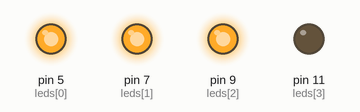
Simulated run of this sketch. Board: Arduino Uno, built with avr-gcc and run on an emulated ATmega328P. On the bench: output pins drawn as LEDs (lit = HIGH). Random numbers use the default seed unless the sketch sets one.

Above: at 0.05 s.
At 4.25 s:
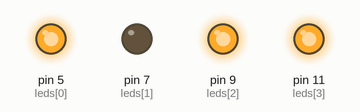
At 9.65 s:
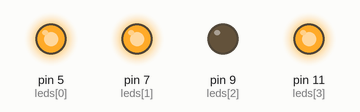
At 19.86 s:
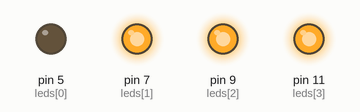
At 39.97 s:
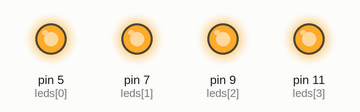
Timing chart, 0 to 40.0 s (numbered marks = the images above):
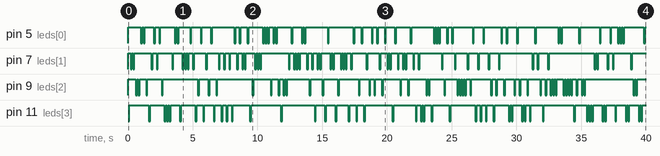

Measured:
- by itself, pin 5 (leds[0]): HIGH → LOW at 1.0 s, → HIGH 0.10 s later, → LOW 0.10 s later, → HIGH 0.10 s later, … (96 changes in this stretch)
- by itself, pin 7 (leds[1]): HIGH → LOW at 0.20 s, → HIGH 0.10 s later, → LOW 0.10 s later, → HIGH 0.10 s later, … (112 changes in this stretch)
- by itself, pin 9 (leds[2]): HIGH → LOW at 0.60 s, → HIGH 0.10 s later, → LOW 0.10 s later, → HIGH 0.10 s later, … (98 changes in this stretch)
- by itself, pin 11 (leds[3]): LOW → HIGH at 0.10 s, → LOW 1.5 s later, → HIGH 0.10 s later, → LOW 1.1 s later, … (93 changes in this stretch)

The sketch:

sketch_feb21a.ino
```cpp
int leds[] = {5, 7, 9, 11};
int r = 0;
int del = 100;

void setup() {
  pinMode(leds[0], OUTPUT);
  pinMode(leds[1], OUTPUT);
  pinMode(leds[2], OUTPUT);
  pinMode(leds[3], OUTPUT);

  for( int i=0; i <= 3; i++){
    digitalWrite(leds[i], HIGH);
  }
}

void loop() {
  r = random(0, 4);
  digitalWrite(leds[r], LOW);
  delay(100);
  digitalWrite(leds[r], HIGH);
  delay(100);
}
```
